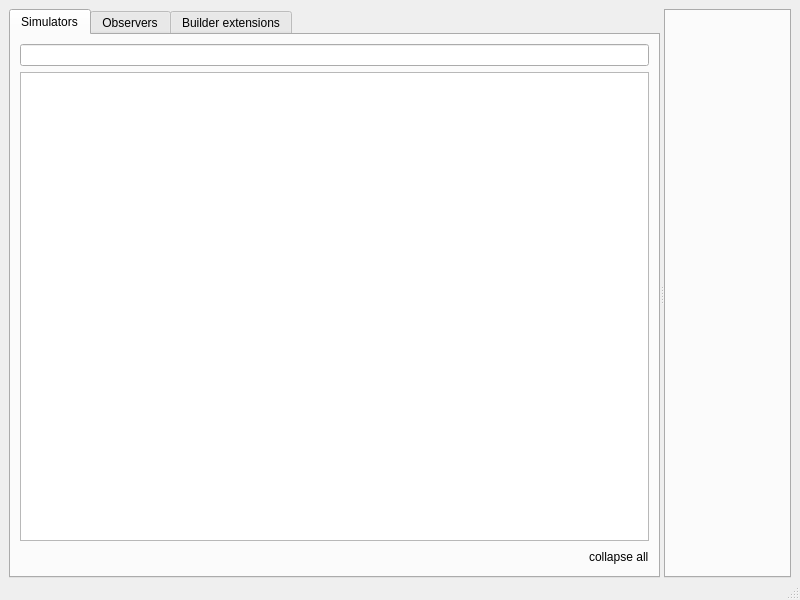
<?xml version="1.0" encoding="UTF-8"?>
<ui version="4.0">
 <class>MainWindow</class>
 <widget class="QMainWindow" name="MainWindow">
  <property name="geometry">
   <rect>
    <x>0</x>
    <y>0</y>
    <width>800</width>
    <height>600</height>
   </rect>
  </property>
  <property name="windowTitle">
   <string notr="true">OpenFLUID-DevStudio</string>
  </property>
  <property name="windowIcon">
   <iconset resource="resources/openfluiddevstudio.qrc">
    <normaloff>:/devstudio/icons/openfluid_icon_devstudio.png</normaloff>:/devstudio/icons/openfluid_icon_devstudio.png</iconset>
  </property>
  <widget class="QWidget" name="centralwidget">
   <layout class="QVBoxLayout" name="verticalLayout">
    <property name="bottomMargin">
     <number>0</number>
    </property>
    <item>
     <widget class="QSplitter" name="splitter">
      <property name="orientation">
       <enum>Qt::Horizontal</enum>
      </property>
      <widget class="QTabWidget" name="WaresTabWidget">
       <property name="currentIndex">
        <number>0</number>
       </property>
       <property name="elideMode">
        <enum>Qt::ElideRight</enum>
       </property>
       <widget class="QWidget" name="SimPage">
        <attribute name="title">
         <string>Simulators</string>
        </attribute>
        <attribute name="toolTip">
         <string>Simulators</string>
        </attribute>
        <layout class="QVBoxLayout" name="verticalLayout_2">
         <item>
          <widget class="QLineEdit" name="SimFilter"/>
         </item>
         <item>
          <widget class="openfluid::ui::waresdev::WareSrcExplorer" name="SimExplorer">
           <attribute name="headerVisible">
            <bool>false</bool>
           </attribute>
          </widget>
         </item>
         <item>
          <layout class="QHBoxLayout" name="horizontalLayout">
           <item>
            <spacer name="horizontalSpacer">
             <property name="orientation">
              <enum>Qt::Horizontal</enum>
             </property>
             <property name="sizeHint" stdset="0">
              <size>
               <width>40</width>
               <height>20</height>
              </size>
             </property>
            </spacer>
           </item>
           <item>
            <widget class="openfluid::ui::common::ActionLabel" name="CollapseAllSimActionLabel">
             <property name="text">
              <string>collapse all</string>
             </property>
            </widget>
           </item>
          </layout>
         </item>
        </layout>
       </widget>
       <widget class="QWidget" name="ObsPage">
        <attribute name="title">
         <string>Observers</string>
        </attribute>
        <attribute name="toolTip">
         <string>Observers</string>
        </attribute>
        <layout class="QVBoxLayout" name="verticalLayout_3">
         <item>
          <widget class="QLineEdit" name="ObsFilter"/>
         </item>
         <item>
          <widget class="openfluid::ui::waresdev::WareSrcExplorer" name="ObsExplorer">
           <attribute name="headerVisible">
            <bool>false</bool>
           </attribute>
          </widget>
         </item>
         <item>
          <layout class="QHBoxLayout" name="horizontalLayout_2">
           <item>
            <spacer name="horizontalSpacer_2">
             <property name="orientation">
              <enum>Qt::Horizontal</enum>
             </property>
             <property name="sizeHint" stdset="0">
              <size>
               <width>40</width>
               <height>20</height>
              </size>
             </property>
            </spacer>
           </item>
           <item>
            <widget class="openfluid::ui::common::ActionLabel" name="CollapseAllObsActionLabel">
             <property name="text">
              <string>collapse all</string>
             </property>
            </widget>
           </item>
          </layout>
         </item>
        </layout>
       </widget>
       <widget class="QWidget" name="ExtPage">
        <attribute name="title">
         <string>Builder extensions</string>
        </attribute>
        <attribute name="toolTip">
         <string>Builder extensions</string>
        </attribute>
        <layout class="QVBoxLayout" name="verticalLayout_4">
         <item>
          <widget class="QLineEdit" name="ExtFilter"/>
         </item>
         <item>
          <widget class="openfluid::ui::waresdev::WareSrcExplorer" name="ExtExplorer">
           <attribute name="headerVisible">
            <bool>false</bool>
           </attribute>
          </widget>
         </item>
         <item>
          <layout class="QHBoxLayout" name="horizontalLayout_3">
           <item>
            <spacer name="horizontalSpacer_3">
             <property name="orientation">
              <enum>Qt::Horizontal</enum>
             </property>
             <property name="sizeHint" stdset="0">
              <size>
               <width>40</width>
               <height>20</height>
              </size>
             </property>
            </spacer>
           </item>
           <item>
            <widget class="openfluid::ui::common::ActionLabel" name="CollapseAllExtActionLabel">
             <property name="text">
              <string>collapse all</string>
             </property>
            </widget>
           </item>
          </layout>
         </item>
        </layout>
       </widget>
      </widget>
      <widget class="QTabWidget" name="WareSrcCollection">
       <property name="tabPosition">
        <enum>QTabWidget::North</enum>
       </property>
       <property name="tabShape">
        <enum>QTabWidget::Rounded</enum>
       </property>
       <property name="currentIndex">
        <number>-1</number>
       </property>
       <property name="tabsClosable">
        <bool>true</bool>
       </property>
       <property name="movable">
        <bool>true</bool>
       </property>
      </widget>
     </widget>
    </item>
   </layout>
  </widget>
  <widget class="QMenuBar" name="menubar">
   <property name="geometry">
    <rect>
     <x>0</x>
     <y>0</y>
     <width>800</width>
     <height>22</height>
    </rect>
   </property>
  </widget>
  <widget class="QStatusBar" name="statusbar"/>
 </widget>
 <customwidgets>
  <customwidget>
   <class>openfluid::ui::common::ActionLabel</class>
   <extends>QLabel</extends>
   <header location="global">openfluid/ui/common/ActionLabel.hpp</header>
  </customwidget>
  <customwidget>
   <class>openfluid::ui::waresdev::WareSrcExplorer</class>
   <extends>QTreeView</extends>
   <header location="global">openfluid/ui/waresdev/WareSrcExplorer.hpp</header>
  </customwidget>
 </customwidgets>
 <resources>
  <include location="resources/openfluiddevstudio.qrc"/>
 </resources>
 <connections/>
</ui>
